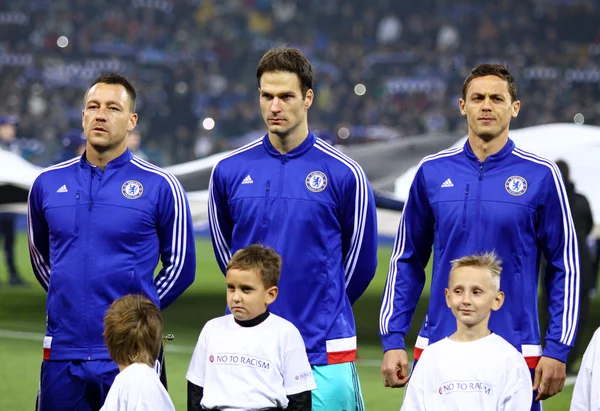
#> input picture chelsea.jpg, 600 x 411 px
$ python face_cropping.py
#> lines starting #> are read from the running program, lines starting #| are printed output that depends on the picture; after the words box and inside, x2 and y2 are one past the last pixel; in counts of white or black regions, pixels touching at a corner belong together
# import required libraries
import cv2

# read the input image
img = cv2.imread('chelsea.jpg')
#> img is the input picture: shape (411, 600, 3); mean B, G, R 131, 97.3, 95.4

# convert to grayscale of each frames
gray = cv2.cvtColor(img, cv2.COLOR_BGR2GRAY)
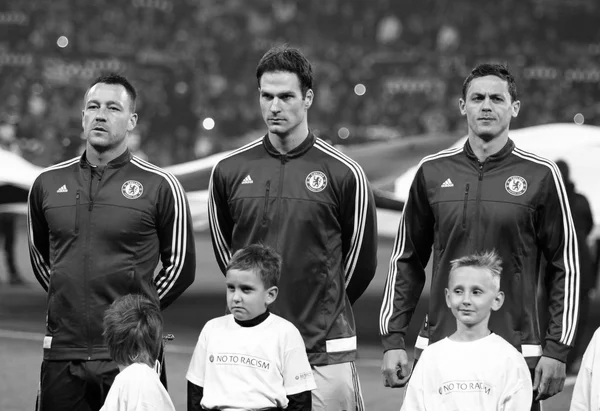
#> gray: shape (411, 600); min 0, max 255, mean 100.6

# read the haarcascades to detect the faces in an image
face_cascade = cv2.CascadeClassifier('haarcascade_frontalface_alt.xml')

# detects faces in the input image
faces = face_cascade.detectMultiScale(gray, 1.1, 4)
#> faces = [[459, 77, 56, 56], [215, 269, 49, 49], [248, 75, 56, 56], [73, 84, 58, 58], [440, 270, 55, 55]]
print('Number of detected faces:', len(faces))
#| Number of detected faces: 5

# loop over all detected faces
if len(faces) > 0:
    for i, (x, y, w, h) in enumerate(faces):
        # To draw a rectangle in a face
        cv2.rectangle(img, (x, y), (x + w, y + h), (0, 255, 0), 4)
        face = img[y:y + h, x:x + w]
        cv2.imshow(f"Cropped Face {i}", face)
        cv2.imwrite(f'face_{i}.jpg', face)
        print(f"face_{i}.jpg is saved")
#> this loop made 5 passes
#| face_0.jpg is saved
#| face_1.jpg is saved
#| face_2.jpg is saved
#| face_3.jpg is saved
#| face_4.jpg is saved
#> pass 1, `face = img[y:y + h, x:x + w]`:
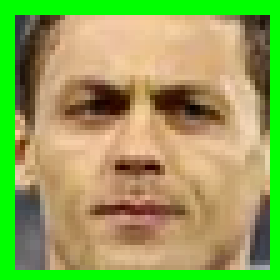
#> face: shape (56, 56, 3) (shown 5 times larger); mean B, G, R 89.2, 163, 148.1
#> pass 2, `face = img[y:y + h, x:x + w]`:
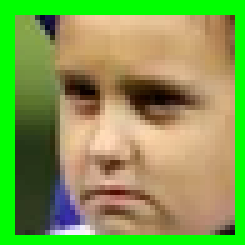
#> face: shape (49, 49, 3) (shown 5 times larger); mean B, G, R 79.2, 158, 129.3
#> pass 3, `face = img[y:y + h, x:x + w]`:
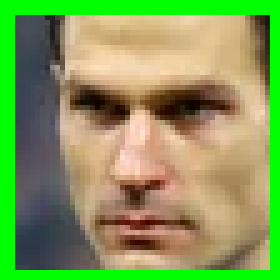
#> face: shape (56, 56, 3) (shown 5 times larger); mean B, G, R 89.2, 155.2, 132.8
#> after the loop:
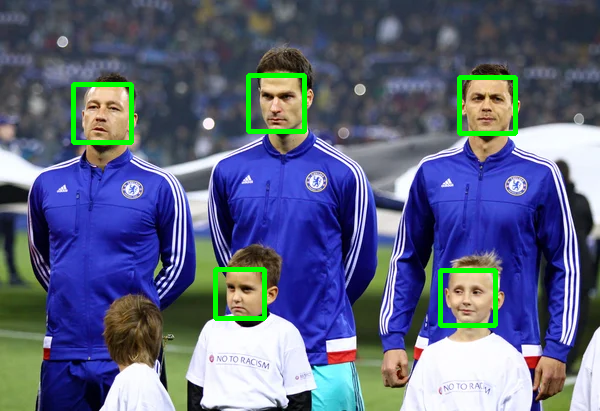
#> img: shape (411, 600, 3); 2.2% of pixels changed, all inside (x1, y1, x2, y2) = (71, 73, 518, 328)

# display the image with detected faces
cv2.imshow("image", img)
cv2.waitKey(0)
cv2.destroyAllWindows()
